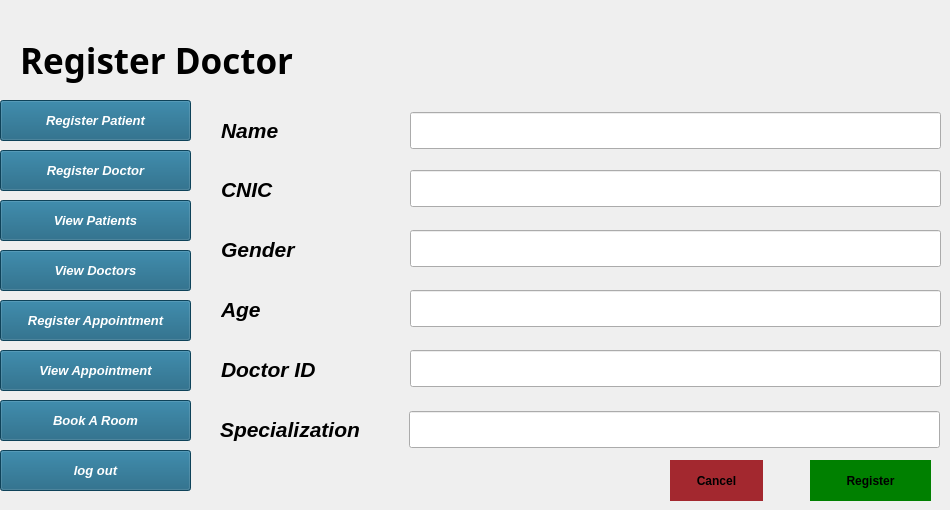
    <widget class="QWidget" name="page_5">
     <widget class="QLabel" name="label_registerdoctor">
      <property name="geometry">
       <rect>
        <x>20</x>
        <y>30</y>
        <width>321</width>
        <height>61</height>
       </rect>
      </property>
      <property name="font">
       <font>
        <family>Modern No. 20</family>
        <pointsize>26</pointsize>
        <italic>false</italic>
        <bold>true</bold>
       </font>
      </property>
      <property name="styleSheet">
       <string notr="true"/>
      </property>
      <property name="text">
       <string>Register Doctor</string>
      </property>
     </widget>
     <widget class="QPushButton" name="pushButton_3">
      <property name="geometry">
       <rect>
        <x>810</x>
        <y>460</y>
        <width>121</width>
        <height>41</height>
       </rect>
      </property>
      <property name="font">
       <font>
        <pointsize>9</pointsize>
        <italic>false</italic>
        <bold>true</bold>
       </font>
      </property>
      <property name="styleSheet">
       <string notr="true">QPushButton {
    background-color: GREEN;
    color: black;
    border: none;
}

QPushButton:hover {
    background-color: GREEN;
    color: black;
}
</string>
      </property>
      <property name="text">
       <string>Register</string>
      </property>
     </widget>
     <widget class="QPushButton" name="pushButton_4">
      <property name="geometry">
       <rect>
        <x>670</x>
        <y>460</y>
        <width>93</width>
        <height>41</height>
       </rect>
      </property>
      <property name="font">
       <font>
        <pointsize>9</pointsize>
        <italic>false</italic>
        <bold>true</bold>
       </font>
      </property>
      <property name="styleSheet">
       <string notr="true">QPushButton {
    background-color: #A3282F;
    color: black;
    border: none;
}

QPushButton:hover {
    background-color: #A3282F;
    color: black;
}
</string>
      </property>
      <property name="text">
       <string>Cancel</string>
      </property>
     </widget>
     <widget class="QPushButton" name="pushButton_bookappointment_11">
      <property name="geometry">
       <rect>
        <x>0</x>
        <y>300</y>
        <width>191</width>
        <height>41</height>
       </rect>
      </property>
      <property name="font">
       <font>
        <pointsize>10</pointsize>
        <italic>true</italic>
        <bold>true</bold>
       </font>
      </property>
      <property name="styleSheet">
       <string notr="true">QPushButton{
background: #145C7C;
color:white;
}


QPushButton:hover {
    background-color:  #BF360C;
    color: black;
}
</string>
      </property>
      <property name="text">
       <string>Register Appointment</string>
      </property>
     </widget>
     <widget class="QPushButton" name="pushButton_bookaroom_7">
      <property name="geometry">
       <rect>
        <x>0</x>
        <y>400</y>
        <width>191</width>
        <height>41</height>
       </rect>
      </property>
      <property name="font">
       <font>
        <pointsize>10</pointsize>
        <italic>true</italic>
        <bold>true</bold>
       </font>
      </property>
      <property name="styleSheet">
       <string notr="true">QPushButton{
background: #145C7C;
color:white;
}


QPushButton:hover {
    background-color:  #BF360C;
    color: black;
}
</string>
      </property>
      <property name="text">
       <string>Book A Room</string>
      </property>
     </widget>
     <widget class="QPushButton" name="pushButton_registerpatient_11">
      <property name="geometry">
       <rect>
        <x>0</x>
        <y>100</y>
        <width>191</width>
        <height>41</height>
       </rect>
      </property>
      <property name="font">
       <font>
        <pointsize>10</pointsize>
        <italic>true</italic>
        <bold>true</bold>
       </font>
      </property>
      <property name="styleSheet">
       <string notr="true">QPushButton{
background: #145C7C;
color:white;
}


QPushButton:hover {
    background-color:  #BF360C;
    color: black;
}
</string>
      </property>
      <property name="text">
       <string>Register Patient</string>
      </property>
     </widget>
     <widget class="QPushButton" name="pushButton_removepatient_11">
      <property name="geometry">
       <rect>
        <x>0</x>
        <y>200</y>
        <width>191</width>
        <height>41</height>
       </rect>
      </property>
      <property name="font">
       <font>
        <pointsize>10</pointsize>
        <italic>true</italic>
        <bold>true</bold>
       </font>
      </property>
      <property name="styleSheet">
       <string notr="true">QPushButton{
background: #145C7C;
color:white;
}


QPushButton:hover {
    background-color:  #BF360C;
    color: black;
}
</string>
      </property>
      <property name="text">
       <string>View Patients</string>
      </property>
     </widget>
     <widget class="QPushButton" name="pushbutton_logout_9">
      <property name="geometry">
       <rect>
        <x>0</x>
        <y>450</y>
        <width>191</width>
        <height>41</height>
       </rect>
      </property>
      <property name="font">
       <font>
        <pointsize>10</pointsize>
        <italic>true</italic>
        <bold>true</bold>
       </font>
      </property>
      <property name="styleSheet">
       <string notr="true">QPushButton{
background: #145C7C;
color:white;
}


QPushButton:hover {
    background-color:  #BF360C;
    color: black;
}
</string>
      </property>
      <property name="text">
       <string>log out</string>
      </property>
     </widget>
     <widget class="QPushButton" name="pushButton_removedoctor_11">
      <property name="geometry">
       <rect>
        <x>0</x>
        <y>250</y>
        <width>191</width>
        <height>41</height>
       </rect>
      </property>
      <property name="font">
       <font>
        <pointsize>10</pointsize>
        <italic>true</italic>
        <bold>true</bold>
       </font>
      </property>
      <property name="styleSheet">
       <string notr="true">QPushButton{
background: #145C7C;
color:white;
}


QPushButton:hover {
    background-color:  #BF360C;
    color: black;
}
</string>
      </property>
      <property name="text">
       <string>View Doctors</string>
      </property>
     </widget>
     <widget class="QPushButton" name="pushButton_registerdoctor_11">
      <property name="geometry">
       <rect>
        <x>0</x>
        <y>150</y>
        <width>191</width>
        <height>41</height>
       </rect>
      </property>
      <property name="font">
       <font>
        <pointsize>10</pointsize>
        <italic>true</italic>
        <bold>true</bold>
       </font>
      </property>
      <property name="styleSheet">
       <string notr="true">QPushButton{
background: #145C7C;
color:white;
}


QPushButton:hover {
    background-color:  #BF360C;
    color: black;
}
</string>
      </property>
      <property name="text">
       <string>Register Doctor</string>
      </property>
     </widget>
     <widget class="QPushButton" name="pushButton_viewappointment_7">
      <property name="geometry">
       <rect>
        <x>0</x>
        <y>350</y>
        <width>191</width>
        <height>41</height>
       </rect>
      </property>
      <property name="font">
       <font>
        <pointsize>10</pointsize>
        <italic>true</italic>
        <bold>true</bold>
       </font>
      </property>
      <property name="styleSheet">
       <string notr="true">QPushButton{
background: #145C7C;
color:white;
}


QPushButton:hover {
    background-color:  #BF360C;
    color: black;
}
</string>
      </property>
      <property name="text">
       <string>View Appointment</string>
      </property>
     </widget>
     <widget class="QLineEdit" name="lineEdit_doctorname">
      <property name="geometry">
       <rect>
        <x>410</x>
        <y>112</y>
        <width>531</width>
        <height>37</height>
       </rect>
      </property>
      <property name="font">
       <font>
        <pointsize>14</pointsize>
        <italic>false</italic>
        <bold>false</bold>
       </font>
      </property>
     </widget>
     <widget class="QLabel" name="label_doctorname">
      <property name="geometry">
       <rect>
        <x>221</x>
        <y>112</y>
        <width>77</width>
        <height>36</height>
       </rect>
      </property>
      <property name="font">
       <font>
        <pointsize>16</pointsize>
        <italic>true</italic>
        <bold>true</bold>
       </font>
      </property>
      <property name="styleSheet">
       <string notr="true">QLabel {
    color: black;
}
</string>
      </property>
      <property name="text">
       <string>Name</string>
      </property>
     </widget>
     <widget class="QLabel" name="label_doctorage">
      <property name="geometry">
       <rect>
        <x>221</x>
        <y>171</y>
        <width>67</width>
        <height>36</height>
       </rect>
      </property>
      <property name="font">
       <font>
        <pointsize>16</pointsize>
        <italic>true</italic>
        <bold>true</bold>
       </font>
      </property>
      <property name="styleSheet">
       <string notr="true">QLabel {
    color: black;
}
</string>
      </property>
      <property name="text">
       <string>CNIC</string>
      </property>
     </widget>
     <widget class="QLineEdit" name="lineEdit_doctorage">
      <property name="geometry">
       <rect>
        <x>410</x>
        <y>170</y>
        <width>531</width>
        <height>37</height>
       </rect>
      </property>
      <property name="font">
       <font>
        <pointsize>14</pointsize>
        <italic>false</italic>
        <bold>false</bold>
       </font>
      </property>
     </widget>
     <widget class="QLineEdit" name="lineEdit_doctorgender">
      <property name="geometry">
       <rect>
        <x>410</x>
        <y>230</y>
        <width>531</width>
        <height>37</height>
       </rect>
      </property>
      <property name="font">
       <font>
        <pointsize>14</pointsize>
        <italic>false</italic>
        <bold>false</bold>
       </font>
      </property>
     </widget>
     <widget class="QLabel" name="label_doctorgender">
      <property name="geometry">
       <rect>
        <x>221</x>
        <y>231</y>
        <width>91</width>
        <height>36</height>
       </rect>
      </property>
      <property name="font">
       <font>
        <pointsize>16</pointsize>
        <italic>true</italic>
        <bold>true</bold>
       </font>
      </property>
      <property name="styleSheet">
       <string notr="true">QLabel {
    color: black;
}
</string>
      </property>
      <property name="text">
       <string>Gender</string>
      </property>
     </widget>
     <widget class="QLineEdit" name="lineEdit_doctorcnic">
      <property name="geometry">
       <rect>
        <x>410</x>
        <y>290</y>
        <width>531</width>
        <height>37</height>
       </rect>
      </property>
      <property name="font">
       <font>
        <pointsize>14</pointsize>
        <italic>false</italic>
        <bold>false</bold>
       </font>
      </property>
     </widget>
     <widget class="QLabel" name="label_doctorcnic">
      <property name="geometry">
       <rect>
        <x>221</x>
        <y>291</y>
        <width>49</width>
        <height>36</height>
       </rect>
      </property>
      <property name="font">
       <font>
        <pointsize>16</pointsize>
        <italic>true</italic>
        <bold>true</bold>
       </font>
      </property>
      <property name="styleSheet">
       <string notr="true">QLabel {
    color: black;
}
</string>
      </property>
      <property name="text">
       <string>Age</string>
      </property>
     </widget>
     <widget class="QLabel" name="label_doctorid">
      <property name="geometry">
       <rect>
        <x>221</x>
        <y>351</y>
        <width>122</width>
        <height>36</height>
       </rect>
      </property>
      <property name="font">
       <font>
        <pointsize>16</pointsize>
        <italic>true</italic>
        <bold>true</bold>
       </font>
      </property>
      <property name="styleSheet">
       <string notr="true">QLabel {
    color: black;
}
</string>
      </property>
      <property name="text">
       <string>Doctor ID</string>
      </property>
     </widget>
     <widget class="QLineEdit" name="lineEdit_doctorid">
      <property name="geometry">
       <rect>
        <x>410</x>
        <y>350</y>
        <width>531</width>
        <height>37</height>
       </rect>
      </property>
      <property name="font">
       <font>
        <pointsize>14</pointsize>
        <italic>false</italic>
        <bold>false</bold>
       </font>
      </property>
     </widget>
     <widget class="QLineEdit" name="lineEdit_specialization">
      <property name="geometry">
       <rect>
        <x>409</x>
        <y>411</y>
        <width>531</width>
        <height>37</height>
       </rect>
      </property>
      <property name="font">
       <font>
        <pointsize>14</pointsize>
        <italic>false</italic>
        <bold>false</bold>
       </font>
      </property>
     </widget>
     <widget class="QLabel" name="label_specialization">
      <property name="geometry">
       <rect>
        <x>220</x>
        <y>411</y>
        <width>181</width>
        <height>36</height>
       </rect>
      </property>
      <property name="font">
       <font>
        <pointsize>16</pointsize>
        <italic>true</italic>
        <bold>true</bold>
       </font>
      </property>
      <property name="styleSheet">
       <string notr="true">QLabel {
    color: black;
}
</string>
      </property>
      <property name="text">
       <string>Specialization</string>
      </property>
     </widget>
    </widget>
